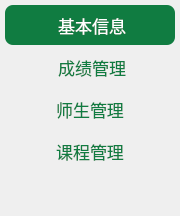
         <widget class="QWidget" name="Sidebar" native="true">
          <property name="minimumSize">
           <size>
            <width>150</width>
            <height>0</height>
           </size>
          </property>
          <property name="maximumSize">
           <size>
            <width>180</width>
            <height>16777215</height>
           </size>
          </property>
          <property name="styleSheet">
           <string notr="true">border-radius:8px;</string>
          </property>
          <layout class="QGridLayout" name="gridLayout_2">
           <property name="leftMargin">
            <number>5</number>
           </property>
           <property name="topMargin">
            <number>5</number>
           </property>
           <property name="rightMargin">
            <number>5</number>
           </property>
           <property name="bottomMargin">
            <number>5</number>
           </property>
           <property name="spacing">
            <number>0</number>
           </property>
           <item row="0" column="0">
            <layout class="QGridLayout" name="gridLayout">
             <property name="horizontalSpacing">
              <number>0</number>
             </property>
             <property name="verticalSpacing">
              <number>2</number>
             </property>
             <item row="0" column="0">
              <widget class="QPushButton" name="Btn_My">
               <property name="minimumSize">
                <size>
                 <width>0</width>
                 <height>40</height>
                </size>
               </property>
               <property name="font">
                <font>
                 <family>微软雅黑</family>
                 <pointsize>13</pointsize>
                </font>
               </property>
               <property name="styleSheet">
                <string notr="true">QPushButton {
	background : transparent;
	color: #107C41;
}

QPushButton:hover {
    background-color: #0F703B;
	color: #ffffff;
}

QPushButton:pressed, QPushButton::checked {
    background-color: #107C41;
	color: #ffffff;
}</string>
               </property>
               <property name="text">
                <string> 基本信息</string>
               </property>
               <property name="icon">
                <iconset>
                 <normalon>:/res/wd.png</normalon>
                </iconset>
               </property>
               <property name="iconSize">
                <size>
                 <width>18</width>
                 <height>20</height>
                </size>
               </property>
               <property name="checkable">
                <bool>true</bool>
               </property>
               <property name="checked">
                <bool>true</bool>
               </property>
               <property name="autoExclusive">
                <bool>true</bool>
               </property>
              </widget>
             </item>
             <item row="2" column="0">
              <widget class="QPushButton" name="Btn_Score">
               <property name="minimumSize">
                <size>
                 <width>0</width>
                 <height>40</height>
                </size>
               </property>
               <property name="font">
                <font>
                 <family>微软雅黑</family>
                 <pointsize>13</pointsize>
                </font>
               </property>
               <property name="styleSheet">
                <string notr="true">QPushButton {
	background : transparent;
	color: #107C41;
}

QPushButton:hover {
    background-color: #0F703B;
	color: #ffffff;
}

QPushButton:pressed, QPushButton::checked {
    background-color: #107C41;
	color: #ffffff;
}</string>
               </property>
               <property name="text">
                <string> 成绩管理</string>
               </property>
               <property name="icon">
                <iconset>
                 <normalon>:/res/cj.png</normalon>
                </iconset>
               </property>
               <property name="iconSize">
                <size>
                 <width>18</width>
                 <height>15</height>
                </size>
               </property>
               <property name="checkable">
                <bool>true</bool>
               </property>
               <property name="autoExclusive">
                <bool>true</bool>
               </property>
              </widget>
             </item>
             <item row="5" column="0">
              <spacer name="verticalSpacer">
               <property name="orientation">
                <enum>Qt::Vertical</enum>
               </property>
               <property name="sizeHint" stdset="0">
                <size>
                 <width>20</width>
                 <height>40</height>
                </size>
               </property>
              </spacer>
             </item>
             <item row="4" column="0">
              <widget class="QPushButton" name="Btn_Dorm">
               <property name="minimumSize">
                <size>
                 <width>0</width>
                 <height>40</height>
                </size>
               </property>
               <property name="font">
                <font>
                 <family>微软雅黑</family>
                 <pointsize>13</pointsize>
                </font>
               </property>
               <property name="styleSheet">
                <string notr="true">QPushButton {
	background : transparent;
	color: #107C41;
}

QPushButton:hover {
    background-color: #0F703B;
	color: #ffffff;
}

QPushButton:pressed, QPushButton::checked {
    background-color: #107C41;
	color: #ffffff;
}</string>
               </property>
               <property name="text">
                <string>课程管理</string>
               </property>
               <property name="icon">
                <iconset>
                 <normalon>:/res/jf.png</normalon>
                </iconset>
               </property>
               <property name="iconSize">
                <size>
                 <width>18</width>
                 <height>18</height>
                </size>
               </property>
               <property name="checkable">
                <bool>true</bool>
               </property>
               <property name="autoExclusive">
                <bool>true</bool>
               </property>
              </widget>
             </item>
             <item row="3" column="0">
              <widget class="QPushButton" name="Btn_Student">
               <property name="minimumSize">
                <size>
                 <width>0</width>
                 <height>40</height>
                </size>
               </property>
               <property name="font">
                <font>
                 <family>微软雅黑</family>
                 <pointsize>13</pointsize>
                </font>
               </property>
               <property name="styleSheet">
                <string notr="true">QPushButton {
	background : transparent;
	color: #107C41;
}

QPushButton:hover {
    background-color: #0F703B;
	color: #ffffff;
}

QPushButton:pressed, QPushButton::checked {
    background-color: #107C41;
	color: #ffffff;
}</string>
               </property>
               <property name="text">
                <string>师生管理</string>
               </property>
               <property name="icon">
                <iconset>
                 <normalon>:/res/kc.png</normalon>
                </iconset>
               </property>
               <property name="iconSize">
                <size>
                 <width>18</width>
                 <height>15</height>
                </size>
               </property>
               <property name="checkable">
                <bool>true</bool>
               </property>
               <property name="autoExclusive">
                <bool>true</bool>
               </property>
              </widget>
             </item>
            </layout>
           </item>
          </layout>
         </widget>
